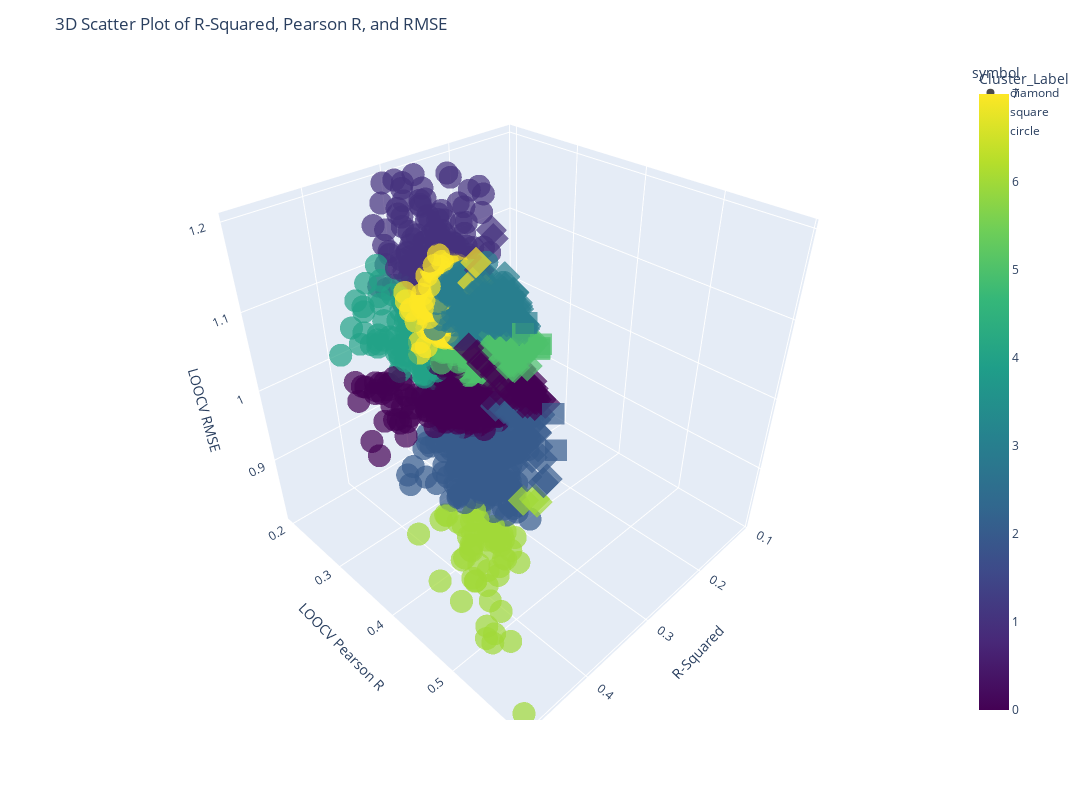

The notebook cell saved with this chart:
### Code cell
#-------DO NOT TOUCH--
cluster_obj_final = ModelPerformanceClusterFinal(results_df, rmse_threshold=RMSE_threshold, pearsonr_threshold=R_threshold, normative_thresholding=False)
# Preprocess the data
cluster_obj_final.preprocess_data()

# Compute R-squared for all regression formulas in results_df using data_df
cluster_obj_final.compute_r_squared(data_df)

# Apply Agglomerative Clustering
cluster_obj_final.apply_agglomerative_clustering(n_clusters=num_clusters)

# Visualize the 3D scatter plot
cluster_obj_final.visualize_3D_scatter()
cluster_df = cluster_obj_final.get_essential_data()

### Figure 1 — Plotly figure (JSON) as saved in the notebook; plotly's stock layout.template omitted (floating-point values rounded to 4 significant figures; data arrays with more than 128 entries replaced by an {"elided": "..."} marker saying what was removed)
{"data": [{"customdata": {"elided": "1416x3 float values"}, "hovertemplate": "<b>%{hovertext}</b><br><br>symbol=diamond<br>R-Squared=%{x}<br>LOOCV Pearson R=%{y}<br>LOOCV RMSE=%{z}<br>Adj. R-Squared=%{customdata[0]}<br>bic=%{customdata[1]}<br>aic=%{customdata[2]}<br>Cluster_Label=%{marker.color}<extra></extra>", "hovertext": {"elided": "1416 str values"}, "legendgroup": "diamond", "marker": {"color": {"elided": "1416 int values"}, "coloraxis": "coloraxis", "opacity": 0.7, "symbol": "circle"}, "mode": "markers", "name": "diamond", "scene": "scene", "showlegend": true, "type": "scatter3d", "x": {"elided": "1416 float values"}, "y": {"elided": "1416 float values"}, "z": {"elided": "1416 float values"}}, {"customdata": {"elided": "187x3 float values"}, "hovertemplate": "<b>%{hovertext}</b><br><br>symbol=square<br>R-Squared=%{x}<br>LOOCV Pearson R=%{y}<br>LOOCV RMSE=%{z}<br>Adj. R-Squared=%{customdata[0]}<br>bic=%{customdata[1]}<br>aic=%{customdata[2]}<br>Cluster_Label=%{marker.color}<extra></extra>", "hovertext": {"elided": "187 str values"}, "legendgroup": "square", "marker": {"color": {"elided": "187 int values"}, "coloraxis": "coloraxis", "opacity": 0.7, "symbol": "diamond"}, "mode": "markers", "name": "square", "scene": "scene", "showlegend": true, "type": "scatter3d", "x": {"elided": "187 float values"}, "y": {"elided": "187 float values"}, "z": {"elided": "187 float values"}}, {"customdata": [[0.2381, 131.3, 135.1], [0.2038, 133.5, 137.3], [0.1443, 137.1, 140.9], [0.1415, 137.2, 141.1], [0.1348, 137.6, 141.4], [0.1441, 137.1, 140.9], [0.1262, 138.1, 141.9], [0.1122, 138.9, 142.7]], "hovertemplate": "<b>%{hovertext}</b><br><br>symbol=circle<br>R-Squared=%{x}<br>LOOCV Pearson R=%{y}<br>LOOCV RMSE=%{z}<br>Adj. R-Squared=%{customdata[0]}<br>bic=%{customdata[1]}<br>aic=%{customdata[2]}<br>Cluster_Label=%{marker.color}<extra></extra>", "hovertext": ["outcome ~ Dorsal_Attention_Atrophy", "outcome ~ Frontoparietal_Atrophy", "outcome ~ Ventral_Attention_Atrophy", "outcome ~ Default_Atrophy", "outcome ~ Frontal_Atrophy", "outcome ~ Visual_Atrophy", "outcome ~ Parietal_Atrophy", "outcome ~ Limbic_Atrophy"], "legendgroup": "circle", "marker": {"color": [2, 2, 5, 5, 5, 5, 3, 3], "coloraxis": "coloraxis", "opacity": 0.7, "symbol": "square"}, "mode": "markers", "name": "circle", "scene": "scene", "showlegend": true, "type": "scatter3d", "x": [0.2536, 0.22, 0.1617, 0.159, 0.1525, 0.1616, 0.144, 0.1303], "y": [0.4191, 0.3828, 0.3029, 0.3005, 0.2972, 0.2734, 0.2621, 0.2219], "z": [0.9112, 0.9279, 0.959, 0.9589, 0.9599, 0.9694, 0.9741, 0.9847]}], "layout": {"autosize": true, "coloraxis": {"colorbar": {"title": {"text": "Cluster_Label"}}, "colorscale": [[0, "#440154"], [0.1111, "#482878"], [0.2222, "#3e4989"], [0.3333, "#31688e"], [0.4444, "#26828e"], [0.5556, "#1f9e89"], [0.6667, "#35b779"], [0.7778, "#6ece58"], [0.8889, "#b5de2b"], [1, "#fde725"]]}, "height": 800, "legend": {"title": {"text": "symbol"}, "tracegroupgap": 0}, "margin": {"t": 60}, "scene": {"domain": {"x": [0, 1], "y": [0, 1]}, "xaxis": {"title": {"text": "R-Squared"}}, "yaxis": {"title": {"text": "LOOCV Pearson R"}}, "zaxis": {"title": {"text": "LOOCV RMSE"}}}, "title": {"text": "3D Scatter Plot of R-Squared, Pearson R, and RMSE"}, "width": 1200}}
